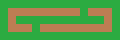

Tiled map render using the project's own tile images. Description and the map definition, with tile-layer contents summarised, below:
An orthogonal 15x5 tile map with 8x8 px tiles, 3 tile layers (terrain, ground, top), 1 hidden layer not drawn, 2 tilesets.

<map version="1.0" tiledversion="2017.07.26" orientation="orthogonal" renderorder="left-up" width="15" height="5" tilewidth="8" tileheight="8" nextobjectid="4">
 <tileset firstgid="1" source="trees_64x64.tsx" />
 <tileset firstgid="10" source="terrain.tsx" />
 <imagelayer name="background" visible="0">
  <image source="background.png" width="24" height="40" />
 </imagelayer>
 <layer name="terrain" width="15" height="5" opacity="0.5">
  <data>[75 cells, 75 non-empty, 2 distinct tile ids]</data>
 </layer>
 <layer name="ground" width="15" height="5">
  <data>[75 cells, 75 non-empty, 2 distinct tile ids]</data>
 </layer>
 <layer name="top" width="15" height="5">
  <data>[75 cells, 0 non-empty, 0 distinct tile ids]</data>
 </layer>
</map>
